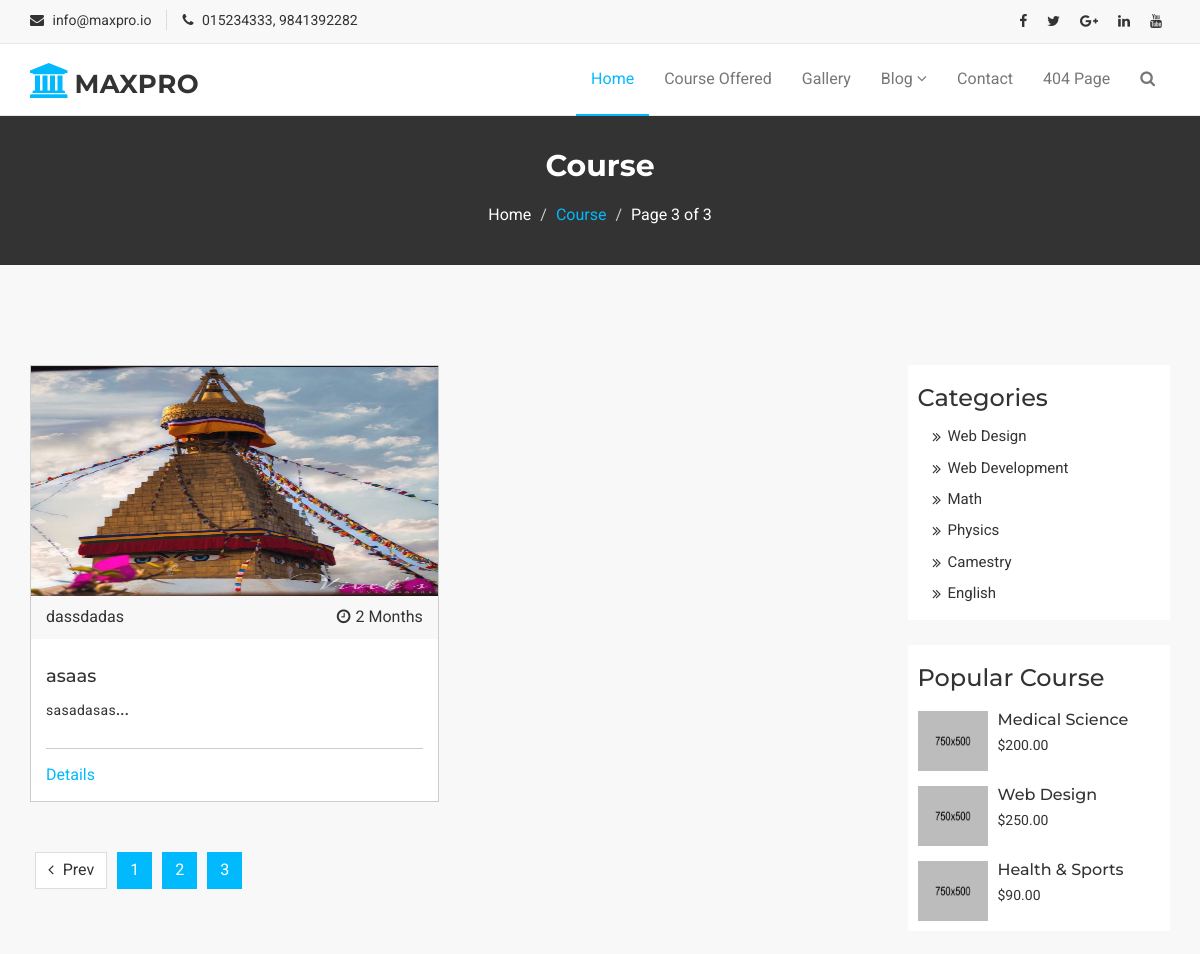
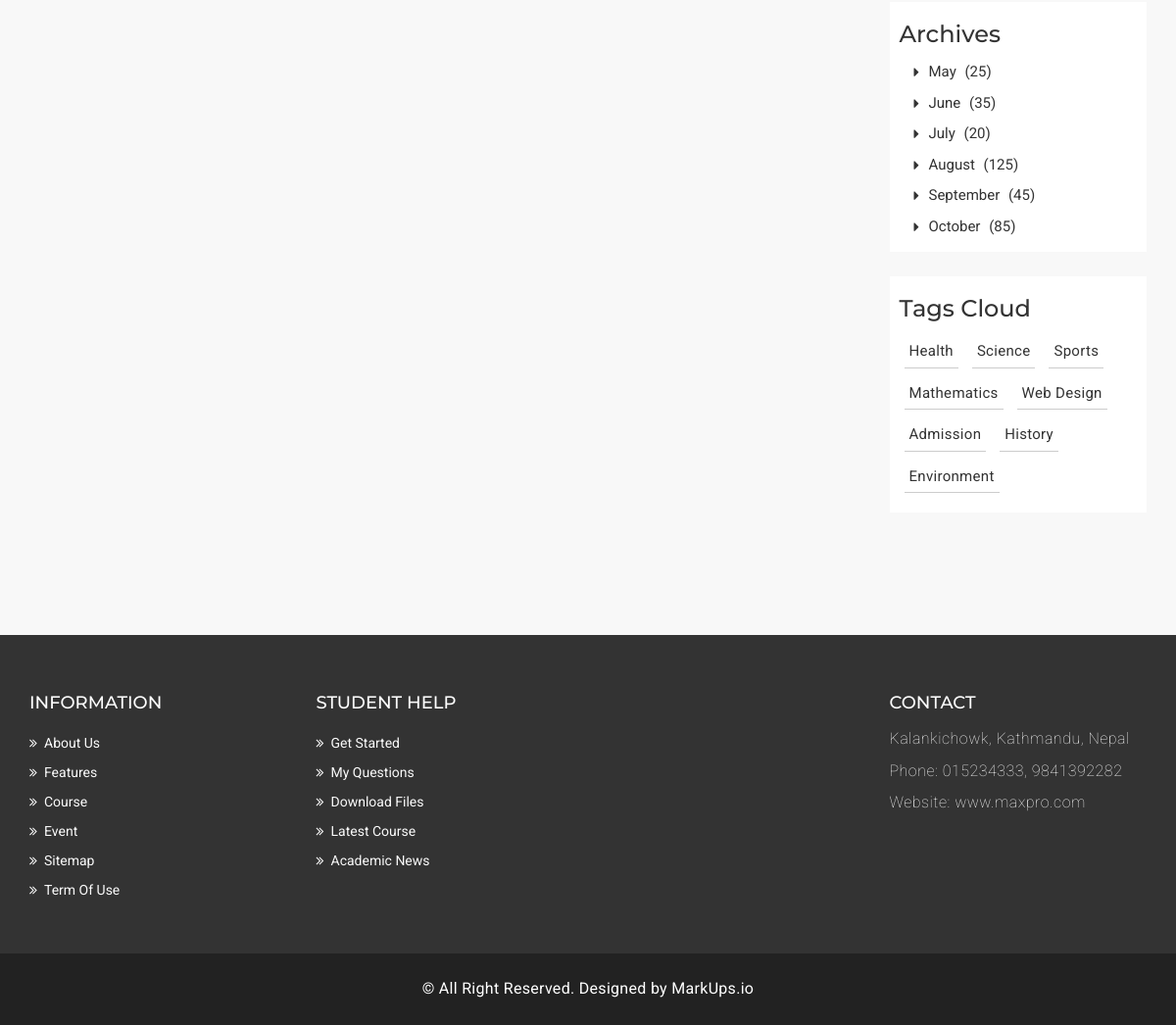
Screenshot of /course/?page=3 with the database file from the repository (2 pictures, top to bottom).
### MaxproApp/models.py (models this page shows, shortened)
class CourseOffered(models.Model):
    course_id = models.AutoField
    course_title = models.CharField(max_length=50, default="")
    course_category = models.CharField(max_length=50, default="")
    course_desc = models.TextField()
    course_chapter = models.TextField()
    course_duration = models.CharField(max_length=50, default="")
    course_image = models.ImageField(upload_to="images", default="")

### MaxproApp/views.py (the view)
# urls.py: path('course/', views.course, name='course'),
def course(request):
    courses = CourseOffered.objects.all()
    course_paginator = Paginator(courses, 1)
    page_num = request.GET.get('page')
    page = course_paginator.get_page(page_num)
    params = {'page': page}
    return render(request, 'course.html', params)

### Templates/course.html (shortened to what this page needs)
{% extends 'include/basic.html' %}
{% load static %}
{% block body %}
<section id="mu-page-breadcrumb">
    <div class="container">
        <div class="row">
            <div class="col-md-12">
                <div class="mu-page-breadcrumb-area">
                    <h2>Course</h2>
                    <ol class="breadcrumb">
                        <li><a href="/">Home</a></li>
                        <li class="active">Course</li>
                        <li><span class="current">Page {{ page.number }} of {{ page.paginator.num_pages }} </span></li>
                    </ol>
                </div>
            </div>
        </div>
    </div>
</section>
<section id="mu-course-content">
    <div class="container">
        <div class="row">
            <div class="col-md-12">
                <div class="mu-course-content-area">
                    <div class="row">
                        <div class="col-md-9">
                            <div class="mu-course-container">
                                <div class="row">
                                    {% for coursesinfo in page.object_list %}
                                    <div class="col-md-6 col-sm-6">
                                        <div class="mu-latest-course-single">
                                            <figure class="mu-latest-course-img">
                                                <a href="#"><img src="{{ coursesinfo.course_image.url }}" alt="img"
                                                                 height="230"></a>
                                                <figcaption class="mu-latest-course-imgcaption">
                                                    <a href="#">{{coursesinfo.course_category}}</a>
                                                    <span><i
                                                            class="fa fa-clock-o"></i>{{coursesinfo.course_duration}}</span>
                                                </figcaption>
                                            </figure>
                                            <div class="mu-latest-course-single-content">
                                                <h4><a href="#">{{coursesinfo.course_title}}</a></h4>
                                                <p>{{coursesinfo.course_desc | slice:"0:150"}}<b>... </b></p>
                                                <div class="mu-latest-course-single-contbottom">
                                                    <a class="mu-course-details"
                                                       href="/courseDetails/{{coursesinfo.id}}">Details</a>
                                                </div>
                                            </div>
                                        </div>
                                    </div>
                                    {%endfor%}
                                </div>
                            </div>
                            <div class="mu-pagination">
                                <nav>
                                    <ul class="pagination">
                                        <li>
                                            {% if page.has_previous %}
                                            <a href="{% url 'course' %}?page={{ page.previous_page_number }}"
                                               aria-label="Previous"><span class="fa fa-angle-left"></span> Prev</a>
                                            {% endif %}
                                        </li>
                                        {% for page_Range in page.paginator.page_range %}
                                        {% if forloop.counter < 5 %}
                                        <li class="active"><a href="?page={{forloop.counter}}">{{forloop.counter}}</a>
                                        </li>
                                        {% endif %}
                                        {% endfor %}
                                    </ul>
                                </nav>
                            </div>
                        </div>
                        <div class="col-md-3">
                            <aside class="mu-sidebar">
                                <div class="mu-single-sidebar">
                                    <h3>Categories</h3>
                                    <ul class="mu-sidebar-catg">
                                        <li><a href="#">Web Design</a></li>
                                        <li><a href="">Web Development</a></li>
                                        <li><a href="">Math</a></li>
                                        <li><a href="">Physics</a></li>
                                        <li><a href="">Camestry</a></li>
                                        <li><a href="">English</a></li>
                                    </ul>
                                </div>
                                <div class="mu-single-sidebar">
                                    <h3>Popular Course</h3>
                                    <div class="mu-sidebar-popular-courses">
                                        <div class="media">
                                            <div class="media-left">
                                                <a href="#">
                                                    <img class="media-object" src="assets/img/courses/1.jpg" alt="img">
                                                </a>
                                            </div>
                                            <div class="media-body">
                                                <h4 class="media-heading"><a href="#">Medical Science</a></h4>
                                                <span class="popular-course-price">$200.00</span>
                                            </div>
                                        </div>
                                        <div class="media">
                                            <div class="media-left">
                                                <a href="#">
                                                    <img class="media-object" src="assets/img/courses/2.jpg" alt="img">
                                                </a>
                                            </div>
                                            <div class="media-body">
                                                <h4 class="media-heading"><a href="#">Web Design</a></h4>
                                                <span class="popular-course-price">$250.00</span>
                                            </div>
                                        </div>
                                        <div class="media">
                                            <div class="media-left">
                                                <a href="#">
                                                    <img class="media-object" src="assets/img/courses/3.jpg" alt="img">
                                                </a>
                                            </div>
                                            <div class="media-body">
                                                <h4 class="media-heading"><a href="#">Health & Sports</a></h4>
                                                <span class="popular-course-price">$90.00</span>
                                            </div>
                                        </div>
                                    </div>
                                </div>
                                <div class="mu-single-sidebar">
                                    <h3>Archives</h3>
                                    <ul class="mu-sidebar-catg mu-sidebar-archives">
                                        <li><a href="#">May <span>(25)</span></a></li>
                                        <li><a href="">June <span>(35)</span></a></li>
                                        <li><a href="">July <span>(20)</span></a></li>
                                        <li><a href="">August <span>(125)</span></a></li>
                                        <li><a href="">September <span>(45)</span></a></li>
                                        <li><a href="">October <span>(85)</span></a></li>
                                    </ul>
                                </div>
                                <div class="mu-single-sidebar">
                                    <h3>Tags Cloud</h3>
                                    <div class="tag-cloud">
                                        <a href="#">Health</a>
                                        <a href="#">Science</a>
                                        <a href="#">Sports</a>
                                        <a href="#">Mathematics</a>
                                        <a href="#">Web Design</a>
                                        <a href="#">Admission</a>
                                        <a href="#">History</a>
                                        <a href="#">Environment</a>
                                    </div>
                                </div>
                            </aside>
                        </div>
                    </div>
                </div>
            </div>
        </div>
    </div>
</section>
{%endblock%}

### Static/assets/css/theme-color/default-theme.css (style rules this page uses)
.mu-latest-course-single .mu-latest-course-single-content .mu-latest-course-single-contbottom .mu-course-details { color: #01bafd; }
#mu-page-breadcrumb .mu-page-breadcrumb-area .breadcrumb .active { color: #01bafd; }
#mu-course-content { background-color: #f8f8f8; display: inline; float: left; padding: 100px 0; width: 100%; }
#mu-course-content .mu-course-content-area { display: inline; float: left; width: 100%; }
#mu-course-content .mu-course-content-area .mu-course-container { display: inline; float: left; width: 100%; }
#mu-course-content .mu-course-content-area .mu-course-container .mu-latest-course-single { border: 1px solid #ccc; margin-bottom: 30px; }
.mu-pagination .pagination .active a { background-color: #01bafd; border-color: #01bafd; }

### rows the page displays
CourseOffered: course_image (picture), course_category "dassdadas", course_duration "2 Months", course_title "asaas", course_desc "sasadasas"

### other values shown
{{ page.number }} "3"
{{ page.paginator.num_pages }} "3"
